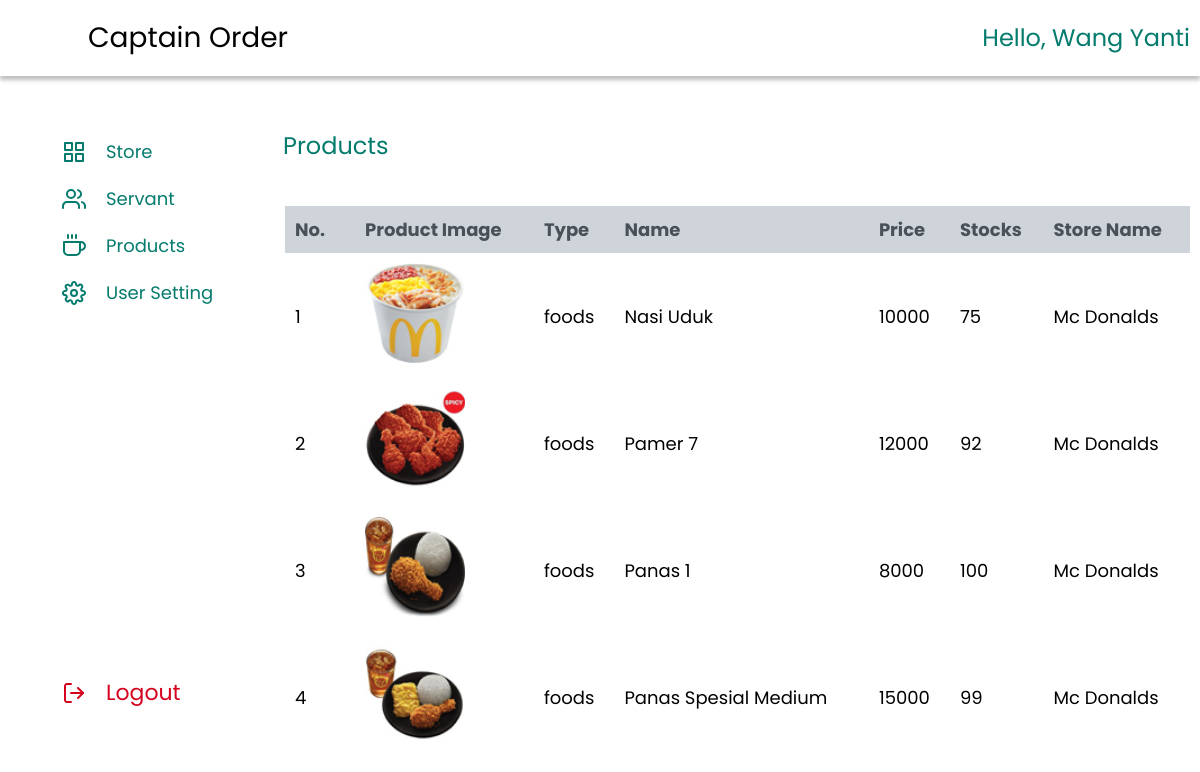
The page /index_c.php?page=data-product (signed in) on the database its author committed.
### tables this page shows
CREATE TABLE `products` (
  `id_p` int(11) NOT NULL,
  `types` enum('foods','drinks','snacks') NOT NULL,
  `name_p` varchar(50) NOT NULL,
  `price` int(11) NOT NULL,
  `stocks` int(11) NOT NULL,
  `image` varchar(255) NOT NULL,
  `id_store` int(11) NOT NULL,
  `status` enum('ready','empty') NOT NULL
);

CREATE TABLE `store` (
  `id` int(11) NOT NULL,
  `name` varchar(50) NOT NULL,
  `address` varchar(100) NOT NULL,
  `phone_number` varchar(13) NOT NULL,
  `status` enum('active','deactive') NOT NULL,
  `id_client` int(11) NOT NULL,
  `image` varchar(255) NOT NULL,
  `date_c` timestamp NOT NULL DEFAULT current_timestamp() ON UPDATE current_timestamp()
);

### client/product/products.php (the view)
<?php
$b=$_SESSION["ses_id_c"];
$target='dist/img/product/';
$a=1;
 ?>
<div class="head">
	<div class="tittle">
		<p>Products</p>
	</div>
</div>
<div class="cont-show-product">
	<table>
		<tr>
			<th style="width: 50px;">No.</th>
			<th>Product Image</th>
			<th>Type</th>
			<th>Name</th>
			<th>Price</th>
			<th>Stocks</th>
			<th>Store Name</th>
		</tr>
		<?php
		$sql_cek="SELECT p.id_p, p.types, p.name_p, p.price, p.stocks, p.image, p.id_store, s.name  FROM products AS p
			LEFT JOIN store AS s ON p.id_store=s.id
			LEFT JOIN client AS c ON s.id_client=c.id
			WHERE s.id_client='$b'";
		$query_cek = mysqli_query($koneksi, $sql_cek);
	  while($data_cek= mysqli_fetch_array($query_cek)) :?>
		<tr>
			<td style="width: 50px;"><?= $a++; ?></td>
			<td>
				<img width="100px" src="<?= $target.$data_cek['image']; ?>">
			</td>
			<td><?= $data_cek['types']; ?></td>
			<td><?= $data_cek['name_p']; ?></td>
			<td><?= $data_cek['price']; ?></td>
			<td><?= $data_cek['stocks']; ?></td>
			<td><?= $data_cek['name']; ?></td>
		</tr>
	<?php endwhile ?>
	</table>
</div>

### rows shown on the page
products: image (picture), types "foods", name_p "Nasi Uduk", price "10000", stocks "75", id_store.name "Mc Donalds"
products: image (picture), types "foods", name_p "Pamer 7", price "12000", stocks "92", id_store.name "Mc Donalds"
products: image (picture), types "foods", name_p "Panas 1", price "8000", stocks "100", id_store.name "Mc Donalds"
products: image (picture), types "foods", name_p "Panas Spesial Medium", price "15000", stocks "99", id_store.name "Mc Donalds"

### other values the page prints
$data_name "Wang Yanti"
